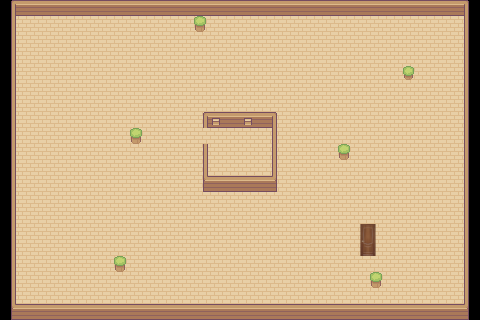

A level layout from a 2D game, rendered from its tile map. Below: a short description, then the map file with its tile-grid data intact:
An orthogonal 30x20 tile map with 16x16 px tiles, 2 tile layers (Прошарок плиток 1, Прошарок плиток 2), 3 tilesets and 20 objects (6x colision, soso, penis).

<map version="1.10" tiledversion="1.11.2" orientation="orthogonal" renderorder="right-down" width="30" height="20" tilewidth="16" tileheight="16" infinite="0" nextlayerid="7" nextobjectid="48">
 <tileset firstgid="1" name="Hills" tilewidth="16" tileheight="16" tilecount="77" columns="11">
  <image source="../Sprout Lands - Sprites - Basic pack/Tilesets/Hills.png" trans="ff00ff" width="176" height="112" />
 </tileset>
 <tileset firstgid="78" source="Wooden_House_Walls_Tilset.tsx" />
 <tileset firstgid="93" source="двері до сексу.tsx" />
 <layer id="1" name="Прошарок плиток 1" width="30" height="20">
  <data encoding="csv">
78,79,79,79,79,79,79,79,79,79,79,79,79,79,79,79,79,79,79,79,79,79,79,79,79,79,79,79,79,80,
83,84,84,84,84,84,84,84,84,84,84,84,84,84,84,84,84,84,84,84,84,84,84,84,84,84,84,84,84,85,
83,84,84,84,84,84,84,84,84,84,84,84,84,84,84,84,84,84,84,84,84,84,84,84,84,84,84,84,84,85,
83,84,84,84,84,84,84,84,84,84,84,84,84,84,84,84,84,84,84,84,84,84,84,84,84,84,84,84,84,85,
83,84,84,84,84,84,84,84,84,84,84,84,84,84,84,84,84,84,84,84,84,84,84,84,84,84,84,84,84,85,
83,84,84,84,84,84,84,84,84,84,84,84,84,84,84,84,84,84,84,84,84,84,84,84,84,84,84,84,84,85,
83,84,84,84,84,84,84,84,84,84,84,84,84,84,84,84,84,84,84,84,84,84,84,84,84,84,84,84,84,85,
83,84,84,84,84,84,84,84,84,84,84,84,84,84,84,84,84,84,84,84,84,84,84,84,84,84,84,84,84,85,
83,84,84,84,84,84,84,84,84,84,84,84,84,84,84,84,84,84,84,84,84,84,84,84,84,84,84,84,84,85,
83,84,84,84,84,84,84,84,84,84,84,84,84,0,84,84,0,84,84,84,84,84,84,84,84,84,84,84,84,85,
83,84,84,84,84,84,84,84,84,84,84,84,84,84,84,0,84,84,84,84,84,84,84,84,84,84,84,84,84,85,
83,84,84,84,84,84,84,84,84,84,84,84,84,84,0,84,84,84,84,84,84,84,84,84,84,84,84,84,84,85,
83,84,84,84,84,84,84,84,84,84,84,84,84,84,84,84,84,84,84,84,84,84,84,84,84,84,84,84,84,85,
83,84,84,84,84,84,84,84,84,84,84,84,84,84,84,84,84,84,84,84,84,84,84,84,84,84,84,84,84,85,
83,84,84,84,84,84,84,84,84,84,84,84,84,84,84,84,84,84,84,84,84,84,84,84,84,84,84,84,84,85,
83,84,84,84,84,84,84,84,84,84,84,84,84,84,84,84,84,84,84,84,84,84,84,84,84,84,84,84,84,85,
83,84,84,84,84,84,84,84,84,84,84,84,84,84,84,84,84,84,84,84,84,84,84,84,84,84,84,84,84,85,
83,84,84,84,84,84,84,84,84,84,84,84,84,84,84,84,84,84,84,84,84,84,84,84,84,84,84,84,84,85,
83,84,84,84,84,84,84,84,84,84,84,84,84,84,84,84,84,84,84,84,84,84,84,84,84,84,84,84,84,85,
88,89,89,89,89,89,89,89,89,89,89,89,89,89,89,89,89,89,89,89,89,89,89,89,89,89,89,89,89,90
</data>
 </layer>
 <layer id="2" name="Прошарок плиток 2" width="30" height="20">
  <data encoding="csv">
0,0,0,0,0,0,0,0,0,0,0,0,0,0,0,0,0,0,0,0,0,0,0,0,0,0,0,0,0,0,
0,0,0,0,0,0,0,0,0,0,0,0,74,0,0,0,0,0,0,0,0,0,0,0,0,0,0,0,0,0,
0,0,0,0,0,0,0,0,0,0,0,0,0,0,0,0,0,0,0,0,0,0,0,0,0,0,0,0,0,0,
0,0,0,0,0,0,0,0,0,0,0,0,0,0,0,0,0,0,0,0,0,0,0,0,0,0,0,0,0,0,
0,0,0,0,0,0,0,0,0,0,0,0,0,0,0,0,0,0,0,0,0,0,0,0,0,73,0,0,0,0,
0,0,0,0,0,0,0,0,0,0,0,0,0,0,0,0,0,0,0,0,0,0,0,0,0,0,0,0,0,0,
0,0,0,0,0,0,0,0,0,0,0,0,0,0,0,0,0,0,0,0,0,0,0,0,0,0,0,0,0,0,
0,0,0,0,0,0,0,0,0,0,0,0,78,91,79,91,79,80,0,0,0,0,0,0,0,0,0,0,0,0,
0,0,0,0,0,0,0,0,74,0,0,0,0,84,84,84,84,85,0,0,0,0,0,0,0,0,0,0,0,0,
0,0,0,0,0,0,0,0,0,0,0,0,83,84,84,84,84,85,0,0,0,74,0,0,0,0,0,0,0,0,
0,0,0,0,0,0,0,0,0,0,0,0,83,84,84,84,84,85,0,0,0,0,0,0,0,0,0,0,0,0,
0,0,0,0,0,0,0,0,0,0,0,0,88,89,89,89,89,90,0,0,0,0,0,0,0,0,0,0,0,0,
0,0,0,0,0,0,0,0,0,0,0,0,0,0,0,0,0,0,0,0,0,0,0,0,0,0,0,0,0,0,
0,0,0,0,0,0,0,0,0,0,0,0,0,0,0,0,0,0,0,0,0,0,0,0,0,0,0,0,0,0,
0,0,0,0,0,0,0,0,0,0,0,0,0,0,0,0,0,0,0,0,0,0,0,0,0,0,0,0,0,0,
0,0,0,0,0,0,0,0,0,0,0,0,0,0,0,0,0,0,0,0,0,0,93,0,0,0,0,0,0,0,
0,0,0,0,0,0,0,74,0,0,0,0,0,0,0,0,0,0,0,0,0,0,0,0,0,0,0,0,0,0,
0,0,0,0,0,0,0,0,0,0,0,0,0,0,0,0,0,0,0,0,0,0,0,74,0,0,0,0,0,0,
0,0,0,0,0,0,0,0,0,0,0,0,0,0,0,0,0,0,0,0,0,0,0,0,0,0,0,0,0,0,
0,0,0,0,0,0,0,0,0,0,0,0,0,0,0,0,0,0,0,0,0,0,0,0,0,0,0,0,0,0
</data>
 </layer>
 <objectgroup id="3" name="Колізіонєри">
  <object id="1" type="colision" x="117.792" y="259.162" width="4.13084" height="10.5844" />
  <object id="2" x="203" y="112" width="74" height="5" />
  <object id="3" x="203" y="176" width="74" height="5" />
  <object id="4" x="272" y="116.999" width="5" height="59.0005" />
  <object id="6" x="203" y="144" width="5" height="32" />
  <object id="7" x="203" y="117.002" width="5" height="11" />
  <object id="14" type="colision" x="199.406" y="20.0033" width="1.00584" height="7.08436" />
  <object id="15" type="colision" x="130.993" y="128.966" width="9.95306" height="15.0288" />
  <object id="16" type="colision" x="373.81" y="275.145" width="4.13084" height="10.5844" />
  <object id="17" type="colision" x="406.418" y="67.9635" width="4.13084" height="10.5844" />
  <object id="18" name="Кущ всемогущий" type="colision" x="341.81" y="146.333" width="4.13084" height="10.5844" />
  <object id="39" x="10.9678" y="307.333" width="458.024" height="12.6667">
   <properties>
    <property name="Class" value="wall" />
   </properties>
  </object>
  <object id="40" x="11.0335" y="-7.75364" width="457.938" height="12.6667">
   <properties>
    <property name="Class" value="wall" />
   </properties>
  </object>
  <object id="41" x="11.0872" y="5.08332" width="4.84017" height="302.232">
   <properties>
    <property name="Class" value="wall" />
   </properties>
  </object>
  <object id="42" x="464.052" y="4.97567" width="4.84017" height="302.232">
   <properties>
    <property name="Class" value="wall" />
   </properties>
  </object>
 </objectgroup>
 <objectgroup id="6" name="Objects">
  <object id="33" name="soso" x="72.3333" y="158.667" width="20" height="45.3333" />
  <object id="34" name="penis" x="236.5" y="89.5" />
  <object id="36" x="360.054" y="224.036" width="15.913" height="31.913">
   <properties>
    <property name="Class" value="door" />
    <property name="from" value="oblivion" />
    <property name="singleName" value="penis" />
    <property name="to" value="main" />
   </properties>
  </object>
  <object id="37" x="145" y="263">
   <properties>
    <property name="Class" value="door" />
    <property name="from" value="oblivion" />
    <property name="singleName" value="penis1" />
    <property name="to" value="oblivion2" />
   </properties>
  </object>
  <object id="38" x="295.875" y="269.914" width="14.7614" height="15.0454">
   <properties>
    <property name="Class" value="zombie" />
   </properties>
  </object>
 </objectgroup>
</map>
